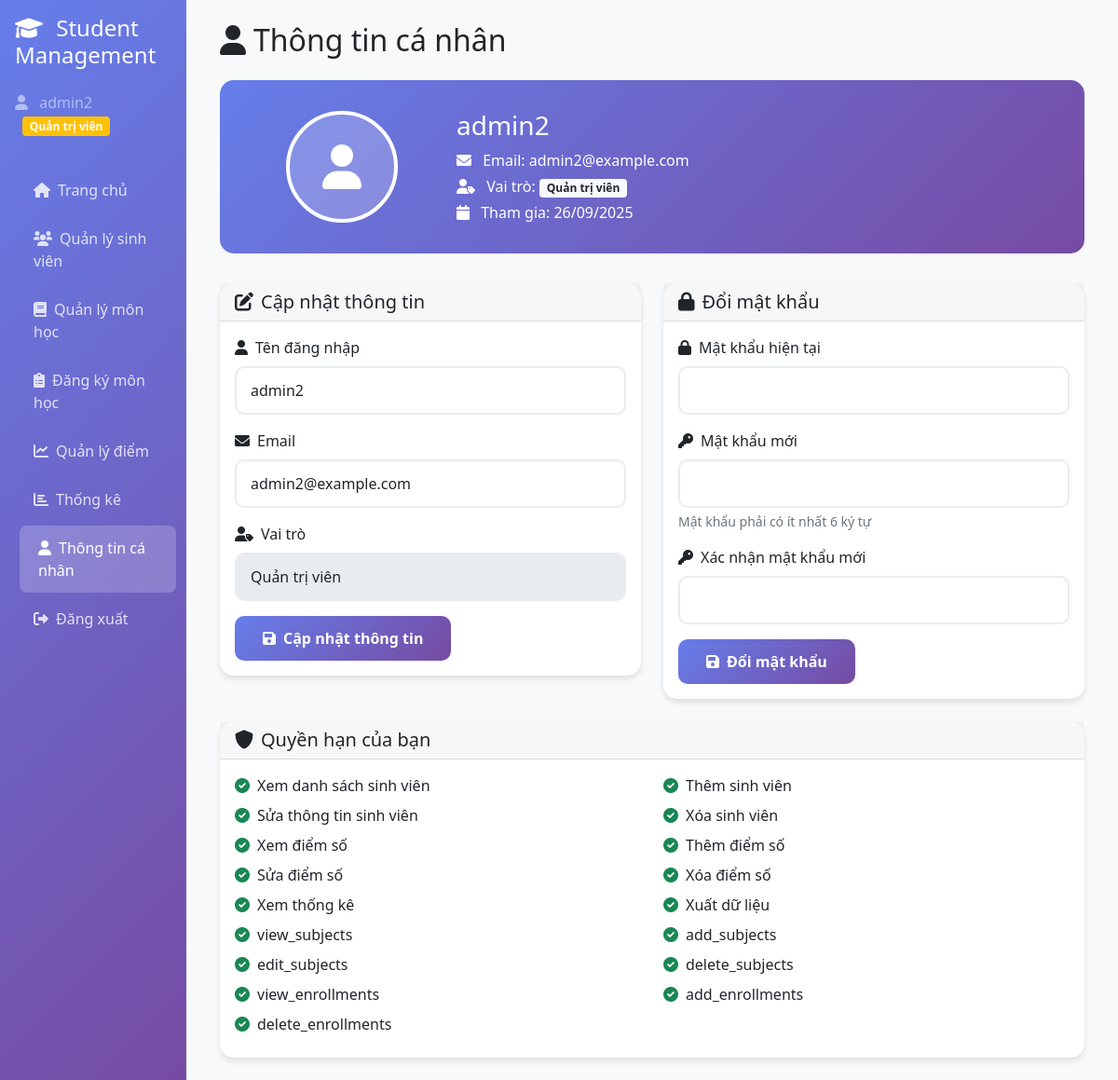
Screenshot of /public/profile.php (signed in) with the database file from the repository.
### tables this page shows
CREATE TABLE IF NOT EXISTS `users` (
  `id` int(11) NOT NULL AUTO_INCREMENT,
  `username` varchar(50) NOT NULL,
  `password` varchar(64) NOT NULL,
  `email` varchar(100) DEFAULT NULL,
  `role` enum('superadmin','admin','teacher','student') DEFAULT 'student',
  `created_at` timestamp NOT NULL DEFAULT current_timestamp(),
  PRIMARY KEY (`id`),
  UNIQUE KEY `username` (`username`),
  KEY `idx_users_username` (`username`),
  KEY `idx_users_email` (`email`)
);

### public/profile.php (the view, shortened to what the rows shown need)
<?php
require_once '../utils.php';
require_once '../authController.php';
$authController = new AuthController();
$user = $authController->getUserById($_SESSION['user_id']);
?>
<!DOCTYPE html>
<html lang="vi">
<head>
    <link href="https://cdn.jsdelivr.net/npm/bootstrap@5.1.3/dist/css/bootstrap.min.css" rel="stylesheet">
    <link href="https://cdnjs.cloudflare.com/ajax/libs/font-awesome/6.0.0/css/all.min.css" rel="stylesheet">
</head>
<body>
    <div class="container-fluid">
        <div class="row">
            <div class="col-md-9 col-lg-10 main-content">
                <div class="p-4">
                    <div class="d-flex justify-content-between align-items-center flex-wrap gap-3 mb-4">
                        <div class="d-flex align-items-center gap-3">
                            <h2 class="mb-0"><i class="fas fa-user me-2"></i>Thông tin cá nhân</h2>
                        </div>
                    </div>
                    <div class="profile-header">
                        <div class="row align-items-center">
                            <div class="col-md-9">
                                <h3 class="mb-2"><?php echo htmlspecialchars($user['username']); ?></h3>
                                <p class="mb-1">
                                    <i class="fas fa-envelope me-2"></i>
                                    Email: <?php echo htmlspecialchars($user['email']); ?>
                                </p>
                                <p class="mb-1">
                                    <i class="fas fa-user-tag me-2"></i>
                                    Vai trò:
                                    <span class="badge bg-light text-dark">
                                        <?php echo getRoleDisplayName($user['role']); ?>
                                    </span>
                                </p>
                                <p class="mb-0">
                                    <i class="fas fa-calendar me-2"></i>
                                    Tham gia: <?php echo formatDate($user['created_at']); ?>
                                </p>
                            </div>
                        </div>
                    </div>
                    <div class="row">
                        <div class="col-md-6 mb-4">
                            <div class="card">
                                <div class="card-body">
                                    <form method="POST">
                                        <div class="mb-3">
                                            <label for="username" class="form-label">
                                                <i class="fas fa-user me-2"></i>Tên đăng nhập
                                            </label>
                                            <input type="text" class="form-control" id="username" name="username"
                                                   value="<?php echo htmlspecialchars($user['username']); ?>" required>
                                        </div>
                                        <div class="mb-3">
                                            <label for="email" class="form-label">
                                                <i class="fas fa-envelope me-2"></i>Email
                                            </label>
                                            <input type="email" class="form-control" id="email" name="email"
                                                   value="<?php echo htmlspecialchars($user['email']); ?>" required>
                                        </div>
                                        <div class="mb-3">
                                            <label class="form-label">
                                                <i class="fas fa-user-tag me-2"></i>Vai trò
                                            </label>
                                            <input type="text" class="form-control"
                                                   value="<?php echo getRoleDisplayName($user['role']); ?>" readonly>
                                        </div>
                                    </form>
                                </div>
                            </div>
                        </div>
                    </div>
                    <div class="card">
                        <div class="card-body">
                            <div class="row">
                                <?php
                                $permissions = getRolePermissions($user['role']);
                                $permissionNames = [
                                    PERMISSION_VIEW_STUDENTS => 'Xem danh sách sinh viên',
                                    PERMISSION_ADD_STUDENTS => 'Thêm sinh viên',
                                    PERMISSION_EDIT_STUDENTS => 'Sửa thông tin sinh viên',
                                    PERMISSION_DELETE_STUDENTS => 'Xóa sinh viên',
                                    PERMISSION_VIEW_SCORES => 'Xem điểm số',
                                    PERMISSION_ADD_SCORES => 'Thêm điểm số',
                                    PERMISSION_EDIT_SCORES => 'Sửa điểm số',
                                    PERMISSION_DELETE_SCORES => 'Xóa điểm số',
                                    PERMISSION_VIEW_STATISTICS => 'Xem thống kê',
                                    PERMISSION_MANAGE_USERS => 'Quản lý người dùng',
                                    PERMISSION_EXPORT_DATA => 'Xuất dữ liệu'
                                ];
                                foreach ($permissions as $permission): ?>
                                <div class="col-md-6 mb-2">
                                    <div class="d-flex align-items-center">
                                        <i class="fas fa-check-circle text-success me-2"></i>
                                        <span><?php echo $permissionNames[$permission] ?? $permission; ?></span>
                                    </div>
                                </div>
                                <?php endforeach; ?>
                            </div>
                        </div>
                    </div>
                </div>
            </div>
        </div>
    </div>
</body>
</html>

### rows the page displays
users: username "admin2", email "admin2@example.com", role "Quản trị viên", created_at "26/09/2025", role "Xem danh sách sinh viên", role "Thêm sinh viên", role "Sửa thông tin sinh viên", role "Xóa sinh viên", role "Xem điểm số", role "Thêm điểm số", role "Sửa điểm số", role "Xóa điểm số", role "Xem thống kê", role "Xuất dữ liệu", role "view_subjects", role "add_subjects", role "edit_subjects", role "delete_subjects", role "view_enrollments", role "add_enrollments", role "delete_enrollments"

### other values shown
$_SESSION['username'] "admin2"
getRoleDisplayName($_SESSION['role']) "Quản trị viên"
